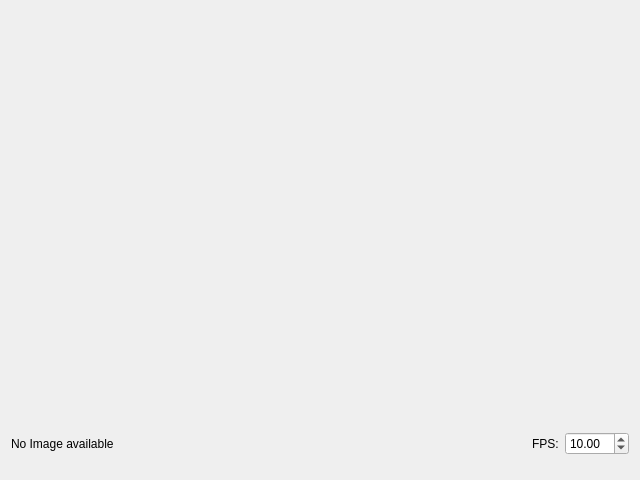
<?xml version="1.0" encoding="UTF-8"?>
<ui version="4.0">
 <class>LiveView::Widget</class>
 <widget class="QWidget" name="LiveView::Widget">
  <property name="geometry">
   <rect>
    <x>0</x>
    <y>0</y>
    <width>640</width>
    <height>480</height>
   </rect>
  </property>
  <property name="windowTitle">
   <string>Form</string>
  </property>
  <layout class="QGridLayout" name="gridLayout">
   <item row="1" column="0">
    <widget class="QLabel" name="metaInfo">
     <property name="sizePolicy">
      <sizepolicy hsizetype="MinimumExpanding" vsizetype="Maximum">
       <horstretch>0</horstretch>
       <verstretch>0</verstretch>
      </sizepolicy>
     </property>
     <property name="minimumSize">
      <size>
       <width>0</width>
       <height>50</height>
      </size>
     </property>
     <property name="text">
      <string>No Image available</string>
     </property>
    </widget>
   </item>
   <item row="1" column="1">
    <widget class="QLabel" name="label">
     <property name="text">
      <string>FPS:</string>
     </property>
    </widget>
   </item>
   <item row="1" column="2">
    <widget class="QDoubleSpinBox" name="fpsSpinBox">
     <property name="minimum">
      <double>0.010000000000000</double>
     </property>
     <property name="maximum">
      <double>100.000000000000000</double>
     </property>
     <property name="value">
      <double>10.000000000000000</double>
     </property>
    </widget>
   </item>
   <item row="0" column="0" colspan="3">
    <widget class="QLabel" name="liveViewImage">
     <property name="minimumSize">
      <size>
       <width>0</width>
       <height>0</height>
      </size>
     </property>
     <property name="maximumSize">
      <size>
       <width>808</width>
       <height>540</height>
      </size>
     </property>
     <property name="text">
      <string/>
     </property>
     <property name="pixmap">
      <pixmap resource="resources.qrc">:/images/LiveView_NoImage.jpg</pixmap>
     </property>
     <property name="scaledContents">
      <bool>true</bool>
     </property>
     <property name="alignment">
      <set>Qt::AlignCenter</set>
     </property>
    </widget>
   </item>
  </layout>
 </widget>
 <resources>
  <include location="resources.qrc"/>
 </resources>
 <connections/>
</ui>
